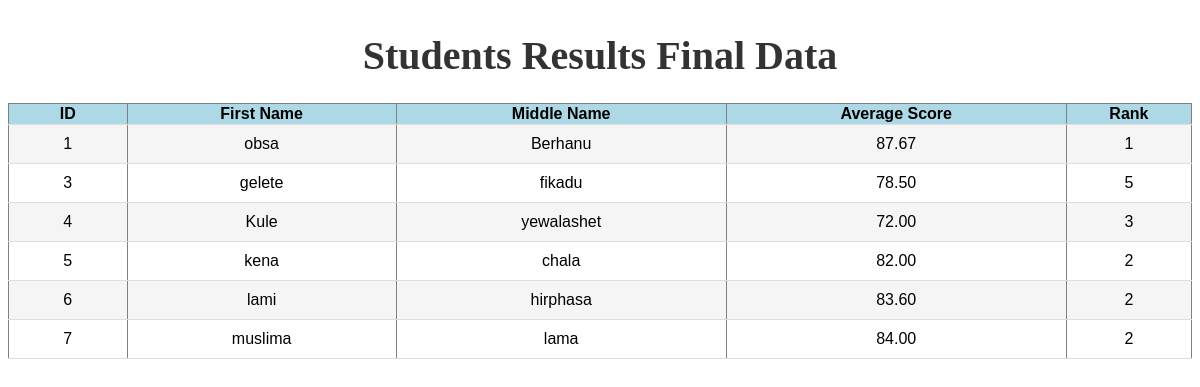
Page /seestudent.php on the committed database.
### tables this page shows
CREATE TABLE `studentinformation` (
  `id` int(11) NOT NULL,
  `firstName` varchar(50) NOT NULL,
  `middleName` varchar(50) NOT NULL,
  `averageScore` decimal(5,2) DEFAULT NULL,
  `rank` int(11) DEFAULT NULL
);

### seestudent.php (the view, shortened to what this page needs)
<html>
<head>
</head>
<body>
<h1>Students Results Final Data</h1>
</body>
</html>
<?php
$servername = "localhost";
$username = "root";
$password = "";
$dbname = "school_db";
$conn = new mysqli($servername, $username, $password, $dbname);
$sql = "SELECT * FROM studentinformation";
$result = $conn->query($sql);
if ($result->num_rows > 0) {
    echo "<table border='1'>";
    echo "<tr>";
    echo "<th>ID</th>";
    echo "<th>First Name</th>";
    echo "<th>Middle Name</th>";
    echo "<th>Average Score</th>";
    echo "<th>Rank</th>";
    echo "</tr>";
    while ($row = $result->fetch_assoc()) {
        echo "<tr>";
        echo "<td>" . $row["id"] . "</td>";
        echo "<td>" . $row["firstName"] . "</td>";
        echo "<td>" . $row["middleName"] . "</td>";
        echo "<td>" . $row["averageScore"] . "</td>";
        echo "<td>" . $row["rank"] . "</td>";
        echo "</tr>";
    }
    echo "</table>";
} else {
    echo "No data found.";
}
?>

### seestudent.php (style rules this page uses)
table { width: 100%; border-collapse: collapse; font-family: Arial, sans-serif; }
table,th,td { text-align:center; }
th { background-color:lightblue; }
tbody tr { border-bottom: 1px solid #ddd; }
tbody td { padding: 10px 15px; }
tbody tr:nth-of-type(even) { background-color: #f5f5f5; }
h1 { text-align: center; color: #333; font-size: 2.5rem; margin-top: 2rem; margin-bottom: 1.5rem; }
body { text-align:center; }

### rows in the picture
studentinformation: id "1", firstName "obsa", middleName "Berhanu", averageScore "87.67", rank "1"
studentinformation: id "3", firstName "gelete", middleName "fikadu", averageScore "78.50", rank "5"
studentinformation: id "4", firstName "Kule", middleName "yewalashet", averageScore "72.00", rank "3"
studentinformation: id "5", firstName "kena", middleName "chala", averageScore "82.00", rank "2"
studentinformation: id "6", firstName "lami", middleName "hirphasa", averageScore "83.60", rank "2"
studentinformation: id "7", firstName "muslima", middleName "lama", averageScore "84.00", rank "2"
